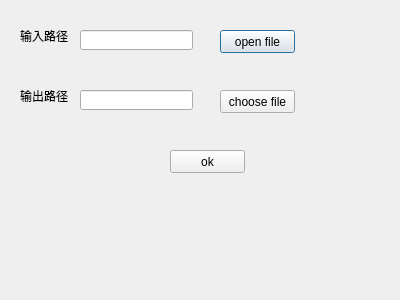
<?xml version="1.0" encoding="UTF-8"?>
<ui version="4.0">
 <class>Dialog</class>
 <widget class="QDialog" name="Dialog">
  <property name="geometry">
   <rect>
    <x>0</x>
    <y>0</y>
    <width>400</width>
    <height>300</height>
   </rect>
  </property>
  <property name="windowTitle">
   <string>Dialog</string>
  </property>
  <widget class="QLineEdit" name="lineEdit_1">
   <property name="geometry">
    <rect>
     <x>80</x>
     <y>30</y>
     <width>113</width>
     <height>20</height>
    </rect>
   </property>
  </widget>
  <widget class="QPushButton" name="pushButton_1">
   <property name="geometry">
    <rect>
     <x>220</x>
     <y>30</y>
     <width>75</width>
     <height>23</height>
    </rect>
   </property>
   <property name="text">
    <string>open file</string>
   </property>
  </widget>
  <widget class="QLabel" name="label_1">
   <property name="geometry">
    <rect>
     <x>20</x>
     <y>30</y>
     <width>54</width>
     <height>12</height>
    </rect>
   </property>
   <property name="text">
    <string>输入路径</string>
   </property>
  </widget>
  <widget class="QLineEdit" name="lineEdit_2">
   <property name="geometry">
    <rect>
     <x>80</x>
     <y>90</y>
     <width>113</width>
     <height>20</height>
    </rect>
   </property>
   <property name="text">
    <string/>
   </property>
  </widget>
  <widget class="QLabel" name="label_2">
   <property name="geometry">
    <rect>
     <x>20</x>
     <y>90</y>
     <width>54</width>
     <height>12</height>
    </rect>
   </property>
   <property name="text">
    <string>输出路径</string>
   </property>
  </widget>
  <widget class="QPushButton" name="pushButton_2">
   <property name="geometry">
    <rect>
     <x>220</x>
     <y>90</y>
     <width>75</width>
     <height>23</height>
    </rect>
   </property>
   <property name="text">
    <string>choose file</string>
   </property>
  </widget>
  <widget class="QPushButton" name="pushButton">
   <property name="geometry">
    <rect>
     <x>170</x>
     <y>150</y>
     <width>75</width>
     <height>23</height>
    </rect>
   </property>
   <property name="text">
    <string>ok</string>
   </property>
  </widget>
 </widget>
 <resources/>
 <connections/>
</ui>
